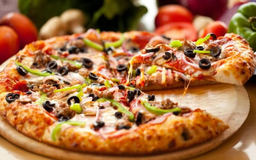
#> input picture 10_10/pizza.png, 256 x 160 px, shrunk from 795 x 497 before the run
$ python detectEdge.py
#> lines starting #> are read from the running program, lines starting #| are printed output that depends on the picture
#edge detection challeng
#date 10/24
#author tom mulveyero

from PIL import Image, ImageColor

#import PIL.Image

def getBrightness(myImage, x, y):

	pixelRGB = myImage.getpixel((x,y))
	R, G, B = pixelRGB
	brightness = sum([R,G,B])/3

	return brightness

def main():

	print("edge detection program!")
	#loads the image into a grid!
	myImage = Image.open(input("Image name? ")) #should ask for img
#> the answer given: ../10_10/pizza.png
#> myImage is the input picture: PIL image 256x160 RGB; mean R, G, B 167.4, 112, 67.6
	myGrid = myImage.load()

	newImage = Image.new("RGB", myImage.size,(50,50,50))
#> newImage: PIL image 256x160 RGB; every value is 50
	#newImage.show()
	#newGrid = newImage.load()

	for x in range(myImage.height-1) : #change this to height of imge
		for y in range(myImage.width-1) : #change to width of img
			pixBright = getBrightness(myImage, y, x) #check if it is off the grid.
			if((getBrightness(myImage, y+1, x) - pixBright >= 10 ) and ( getBrightness(myImage, y, x+1) - pixBright >= 10 )):
				newImage.putpixel((y,x), ImageColor.getcolor('white' , '1'))
			else :
				newImage.putpixel((y,x), ImageColor.getcolor('black' , '1'))
#> this loop made 159 passes
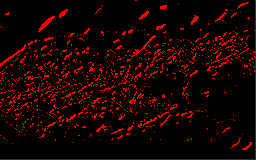
#> newImage: PIL image 256x160 RGB; mean R, G, B 21, 0.5, 0.5


	newImage.show()

	return

#--#
main()
